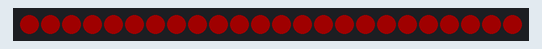
A sketch run on a simulated Arduino Uno, built with avr-gcc and run on an emulated ATmega328P. Parts: 24 RGB LEDs in strip order, left to right. Dim RGB values are drawn brighter than linear.

Above: at 0.1 s.
At 1.1 s:
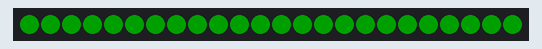
At 2.1 s:
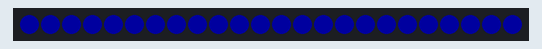
At 3.1 s:
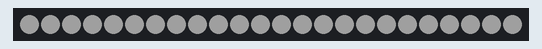

The sketch:

strandIntegrityTest.ino
```cpp
#include <Adafruit_NeoPixel.h>
#ifdef __AVR__
  #include <avr/power.h>
#endif

const int pixelsPerStrand = 24;
const int onBrightness = 32;
const int pin = 2;
const int isRGBW = -1;
const int PAUSE_BETWEEN_COLORS = 1000;

Adafruit_NeoPixel* pixels;

void setup() {

  neoPixelType pixelType = NEO_GRB + NEO_KHZ800;
  if(isRGBW) {
    pixelType = NEO_GRBW + NEO_KHZ800;
  }
  pixels = new Adafruit_NeoPixel(pixelsPerStrand, pin, pixelType);
  pixels->begin();

}

void setStrandRGBW(int red, int green, int blue, int white) {
      for(int pixel=0; pixel < pixelsPerStrand; ++ pixel) {
          if(isRGBW) {
            pixels->setPixelColor(pixel, pixels->Color(red,green,blue,white) );
          } else {
            pixels->setPixelColor( pixel, red, green, blue);
          }
      }
      pixels->show();
}


void loop() {
  setStrandRGBW(onBrightness, 0, 0, 0);
  delay(PAUSE_BETWEEN_COLORS);
  setStrandRGBW(0, onBrightness, 0, 0);
  delay(PAUSE_BETWEEN_COLORS);
  setStrandRGBW(0, 0, onBrightness, 0);
  delay(PAUSE_BETWEEN_COLORS);
  setStrandRGBW(0, 0, 0, onBrightness);
  delay(PAUSE_BETWEEN_COLORS);
}
```

Measured:
- by itself, everything shown: repeats every 4.0 s, in 4 steps
- what the display in image 1 shows lasts 1.0 s, from 1.0 s to 2.0 s
